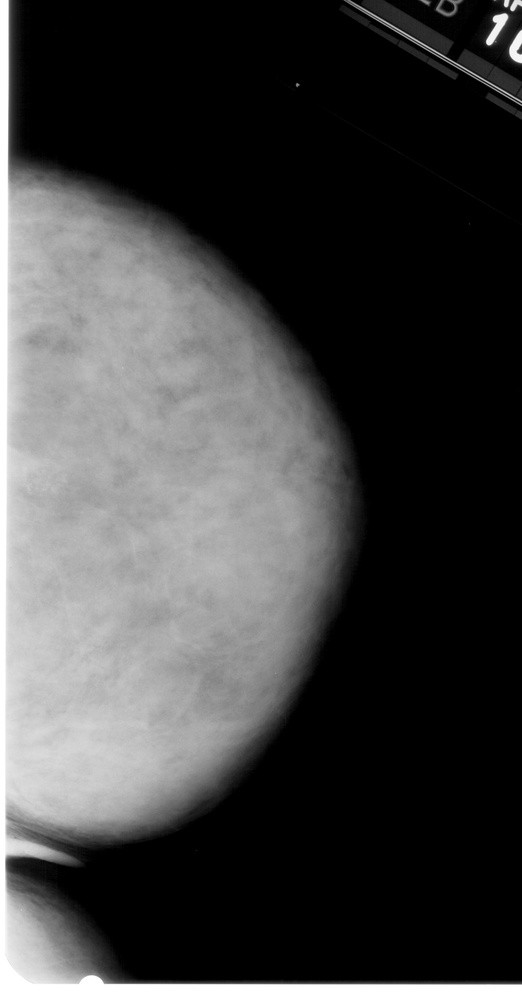
#> input picture dataset/1-014.jpg, 522 x 1000 px, shrunk from 2731 x 5236 before the run; its folder holds only this picture in this run
$ python student2_contrast_enhnacement_pipeline.py
#> lines starting #> are read from the running program, lines starting #| are printed output that depends on the picture; after the words box and inside, x2 and y2 are one past the last pixel; in counts of white or black regions, pixels touching at a corner belong together
#> in full_contrast_pipeline, img is the input picture: shape (1000, 522, 3); min 0, max 255, mean 66.7
# Student 2- Ruckshada Khan
# Contrast Enhancement Pipeline

import cv2 as cv
import matplotlib.pyplot as plt
import numpy as np
import os
from glob import glob

# Convert RGB to grayscale using the given luminosity formula
def convert_rgb_to_grayscale(img):
    #Extract rgb channels
    r = img[:, :, 2]
    g = img[:, :, 1]
    b = img[:, :, 0]
    grayscale = 0.299 * r + 0.587 * g + 0.114 * b #perform grayscale conversion
    return grayscale.astype(np.uint8)

# Normalize RGB channels
def normalize_channels(img):
    #extract rbg as floats
    r = img[:, :, 2].astype(np.float32)
    g = img[:, :, 1].astype(np.float32)
    b = img[:, :, 0].astype(np.float32)
    total = r + g + b + 1e-8 #Add 1e-8 to avoid dividing by 0
    r_norm = r / total #Perform normalization of each channel
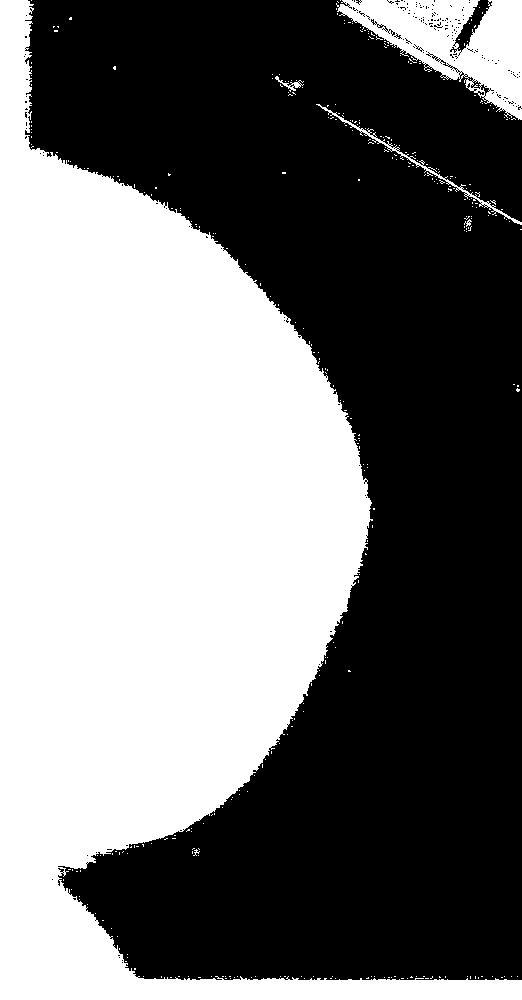
#> r_norm: shape (1000, 522) float32; values 0 (black) and 0.333 (white), 45.8% white; 352 white regions (347 under 20 px), largest, box (x1, y1, x2, y2) and area: (0, 0, 522, 1000) 226355, (336, 0, 522, 120) 10889, (316, 104, 522, 225) 758, (275, 76, 304, 92) 116, (464, 219, 472, 227) 27
    g_norm = g / total
    b_norm = b / total
    return np.stack((b_norm, g_norm, r_norm), axis=-1) #recombine channels

# Gamma correction on the difference between grayscale and rgb normalized images
def gamma_correction_combo(gray, norm_rgb, gamma):
    # Normalize grayscale to [0, 1]
#> called with gamma = 0.8
    gray_norm = gray.astype(np.float32) / 255.0

    # Convert normalized RGB to grayscale-equivalent shape using average
    norm_gray_like = norm_rgb.mean(axis=2)

    # Combine (difference then scale)
    combo = np.abs(gray_norm - norm_gray_like) #difference
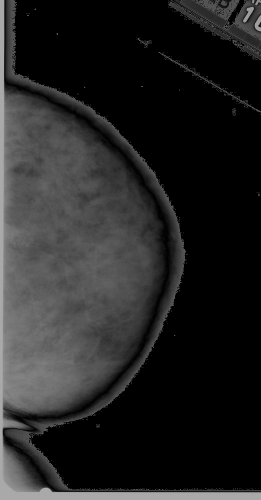
#> combo: shape (1000, 522) float32 (shown at 1/2 size); min 0, max 0.667, mean 0.144
    combo = np.power(combo, gamma) #gamma enhance for more contrast in darker areas
    return (combo * 255).astype(np.uint8) #scale to keep within 0-255
#> returned value: shape (1000, 522)

# Alpha blending
def alpha_blend(img1, img2, alpha=0.5):
#> called with alpha = 0.6
    blended = alpha * img1 + (1 - alpha) * img2 #formula
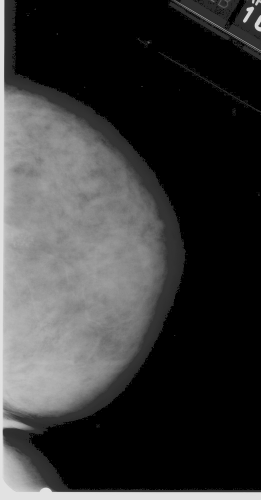
#> blended: shape (1000, 522) float64 (shown at 1/2 size); min 0, max 226.6, mean 58
    return np.clip(blended, 0, 255).astype(np.uint8) #clip to stay within 0-255

# Piecewise contrast stretching based off student 1 (Mahim's) code
def optimal_piecewise_contrast(img: np.ndarray, t: int, L_min=0, L_max=255) -> np.ndarray:
#> called with t = 100, L_min = 0, L_max = 255
    Imin, Imax = int(img.min()), int(img.max())
#> Imin = 0; Imax = 226
    img = img.astype(np.float32)
#> img: shape (1000, 522) float32
    stretched = np.zeros_like(img)

    low = (img <= t)
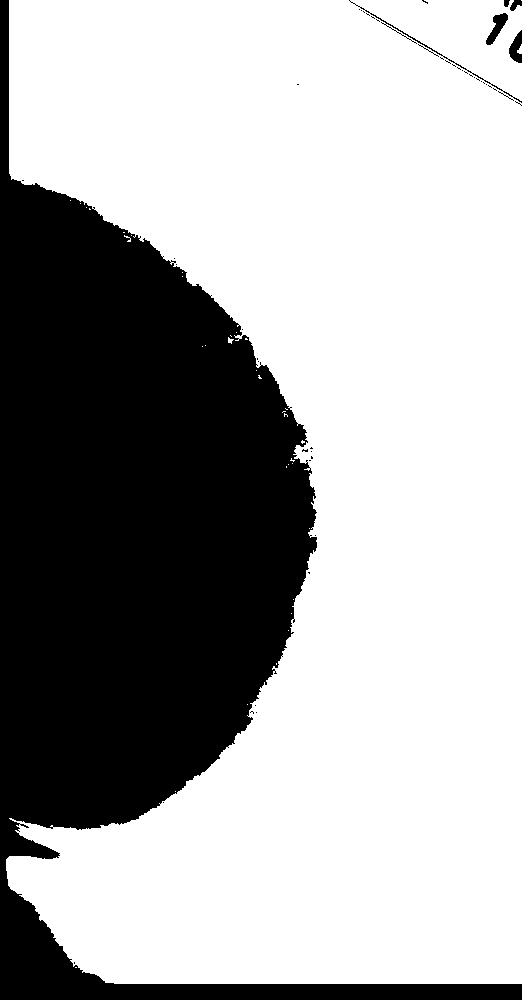
#> low: shape (1000, 522) bool; 66.6% white; 49 black regions (42 under 20 px), largest, box (x1, y1, x2, y2) and area: (0, 0, 522, 1000) 173066, (486, 13, 508, 45) 303, (349, 0, 522, 103) 296
    high = (img > t)

    if t > Imin:
        stretched[low] = (img[low] - Imin) / (t - Imin) * t
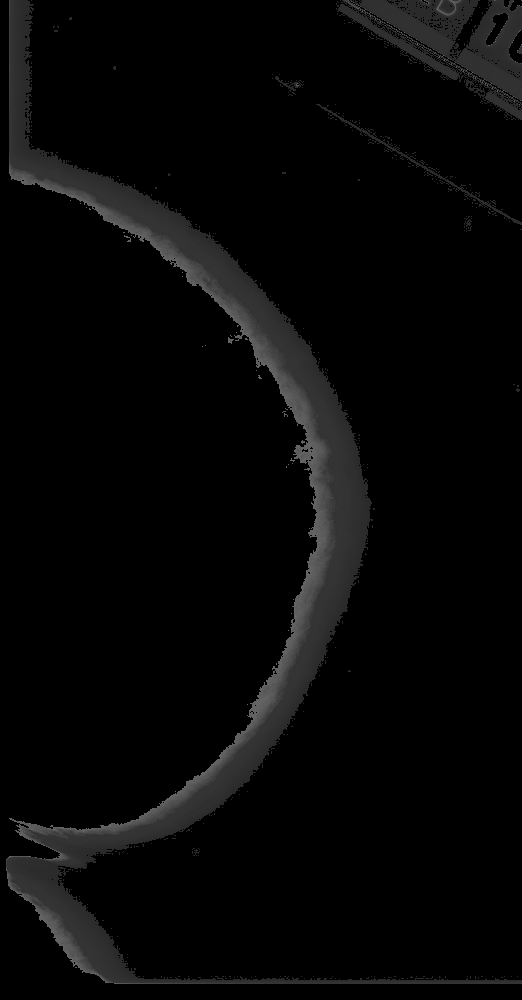
#> stretched: shape (1000, 522) float32; min 0, max 100, mean 7
    else:
        stretched[low] = img[low]

    if Imax > t:
        stretched[high] = ((img[high] - t) / (Imax - t)) * (Imax - t) + t
    else:
        stretched[high] = img[high]

    return np.clip(stretched, L_min, L_max).astype(np.uint8)

# Combine each step to create Full pipeline
def full_contrast_pipeline(image_path, threshold=100, alpha=0.6, gamma=0.8):
    img = cv.imread(image_path)
    img_rgb = cv.cvtColor(img, cv.COLOR_BGR2RGB)

    gray = convert_rgb_to_grayscale(img_rgb) # Step 1a: output a grayscale version of the original
    norm_rgb = normalize_channels(img_rgb) # Step 1b: output a normalized version of the original
    gamma_img = gamma_correction_combo(gray, norm_rgb, gamma) # Step 2: Difference combine and gamma correction of the grayscale and rgb normalized imgs
    blended = alpha_blend(gray, gamma_img, alpha) # Step 3: Alpha blend the grayscale img with the gamma corrected combined (gray + normalized) img
    enhanced = optimal_piecewise_contrast(blended, threshold) # Step 4: Perform piecewise contrast enhancement on the final blended output

    return img_rgb, enhanced

# Batch process all .jpgs in dataset/
def process_all_images(dataset_folder="dataset", output_folder="student2_enhanced_results", threshold=100):
    os.makedirs(output_folder, exist_ok=True)
    image_paths = glob(os.path.join(dataset_folder, "*.jpg"))

    for img_path in image_paths:
        filename = os.path.basename(img_path)
        print(f"Processing {filename}...")

        original, enhanced = full_contrast_pipeline(img_path, threshold)

        # Save the enhanced image
        output_path = os.path.join(output_folder, f"enhanced_{filename}")
        cv.imwrite(output_path, cv.cvtColor(enhanced, cv.COLOR_RGB2BGR))

        # Plot
        plt.figure(figsize=(10, 5))
        plt.subplot(1, 2, 1)
        plt.title("Original")
        plt.imshow(original)
        plt.axis("off")

        plt.subplot(1, 2, 2)
        plt.title("Enhanced")
        plt.imshow(enhanced, cmap='gray')
        plt.axis("off")
        plt.tight_layout()
        plt.show()

# Run the batch processor
process_all_images()

$ run again, on dataset/1-111.jpg
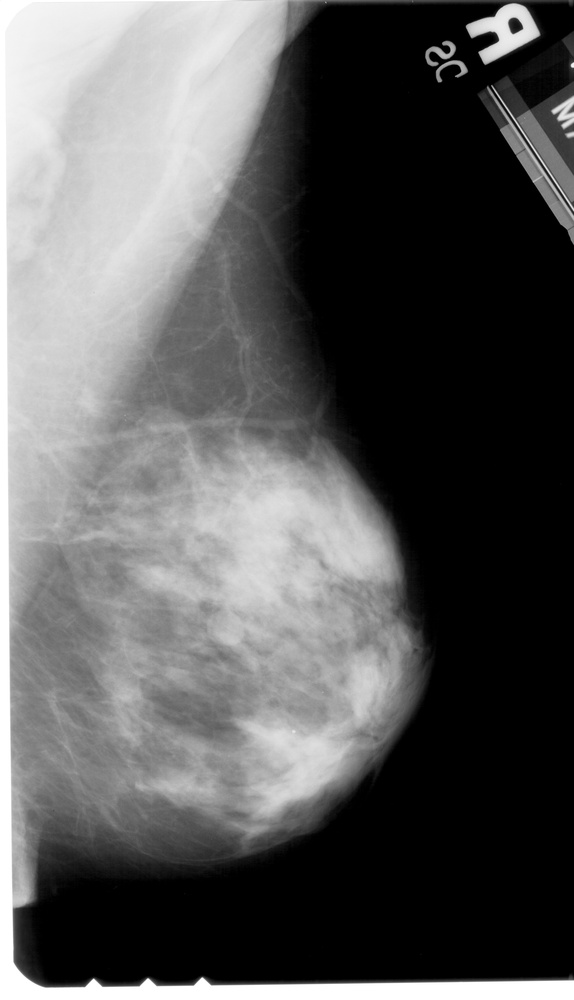
#> input picture dataset/1-111.jpg, 574 x 1000 px, shrunk from 3151 x 5491 before the run
#> in full_contrast_pipeline, img is the input picture: shape (1000, 574, 3); min 0, max 255, mean 91.1
#> in normalize_channels, `r_norm = r / total`:
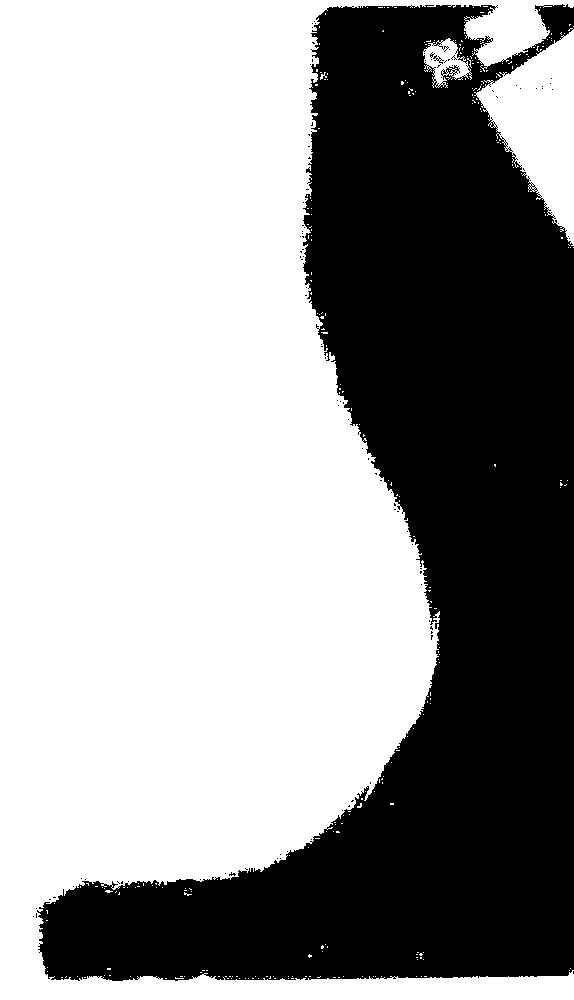
#> r_norm: shape (1000, 574) float32; values 0 (black) and 0.333 (white), 60.5% white; 110 black regions (108 under 20 px), largest, box (x1, y1, x2, y2) and area: (37, 4, 574, 981) 226657, (433, 55, 444, 64) 30
#> Imin = 0; Imax = 226
#> img: shape (1000, 574) float32
#> low: shape (1000, 574) bool; 59.3% white; 102 black regions (87 under 20 px), largest, box (x1, y1, x2, y2) and area: (0, 0, 574, 1000) 228320, (466, 3, 540, 64) 2104, (488, 88, 574, 229) 1139
#> in optimal_piecewise_contrast, `stretched[low] = (img[low] - Imin) / (t - Imin) * t`:
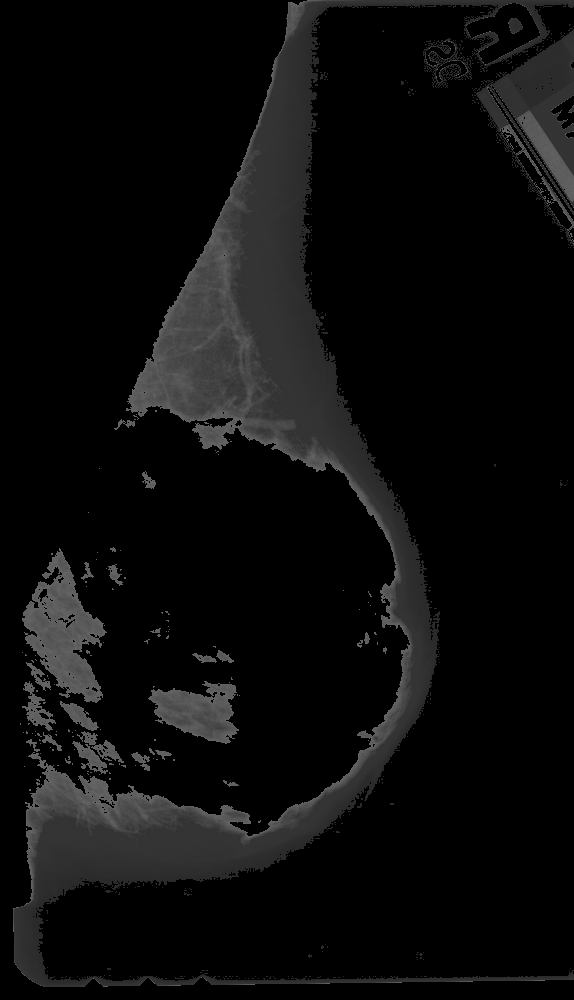
#> stretched: shape (1000, 574) float32; min 0, max 100, mean 12.4

$ run again, on dataset/1-126.jpg
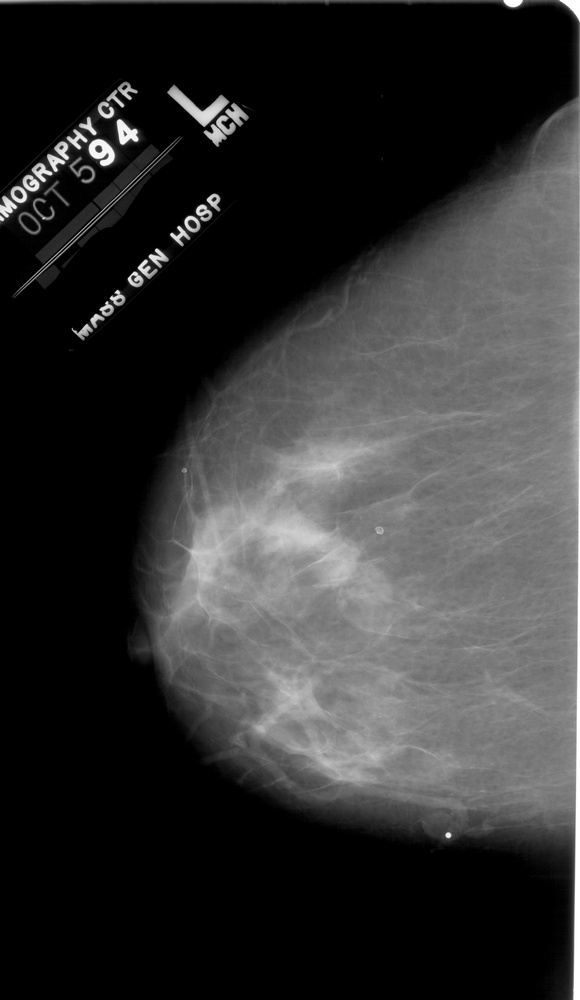
#> input picture dataset/1-126.jpg, 580 x 1000 px, shrunk from 3826 x 6601 before the run
#> in full_contrast_pipeline, img is the input picture: shape (1000, 580, 3); min 0, max 255, mean 50.3
#> in normalize_channels, `r_norm = r / total`:
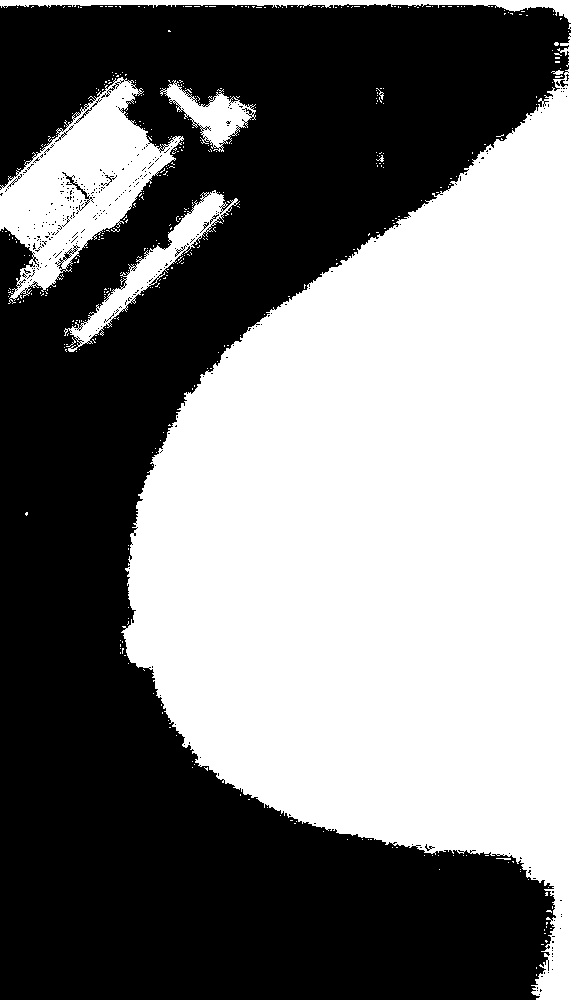
#> r_norm: shape (1000, 580) float32; values 0 (black) and 0.333 (white), 49% white; 415 white regions (407 under 20 px), largest, box (x1, y1, x2, y2) and area: (0, 0, 580, 1000) 259174, (0, 77, 184, 304) 17104, (64, 190, 240, 352) 4436
#> Imin = 0; Imax = 226
#> img: shape (1000, 580) float32
#> low: shape (1000, 580) bool; 87.2% white; 432 black regions (360 under 20 px), largest, box (x1, y1, x2, y2) and area: (170, 427, 492, 787) 52121, (447, 116, 580, 1000) 12435, (344, 470, 447, 521) 794
#> in optimal_piecewise_contrast, `stretched[high] = ((img[high] - t) / (Imax - t)) * (Imax - t) + t`:
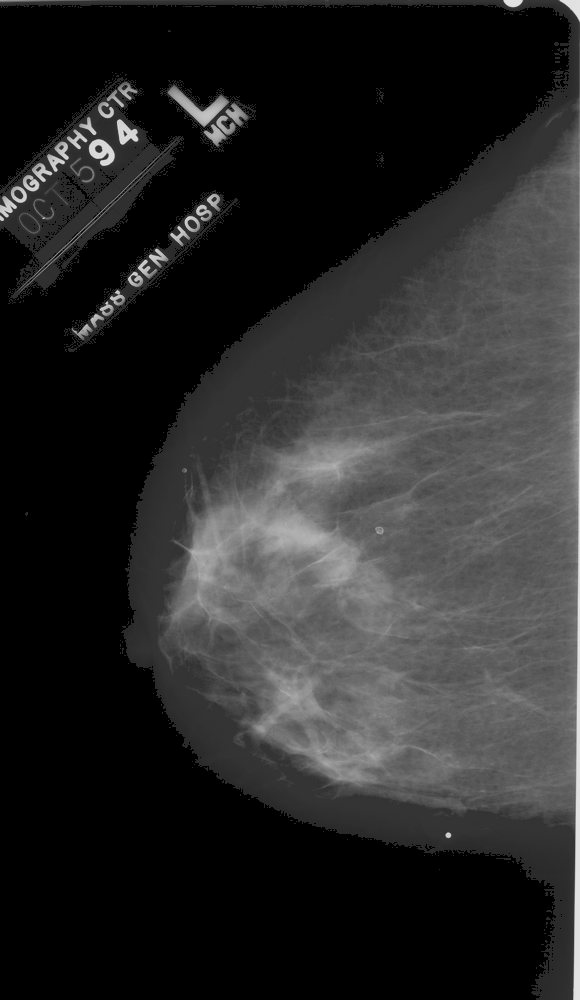
#> stretched: shape (1000, 580) float32; min 0, max 226, mean 41.7
